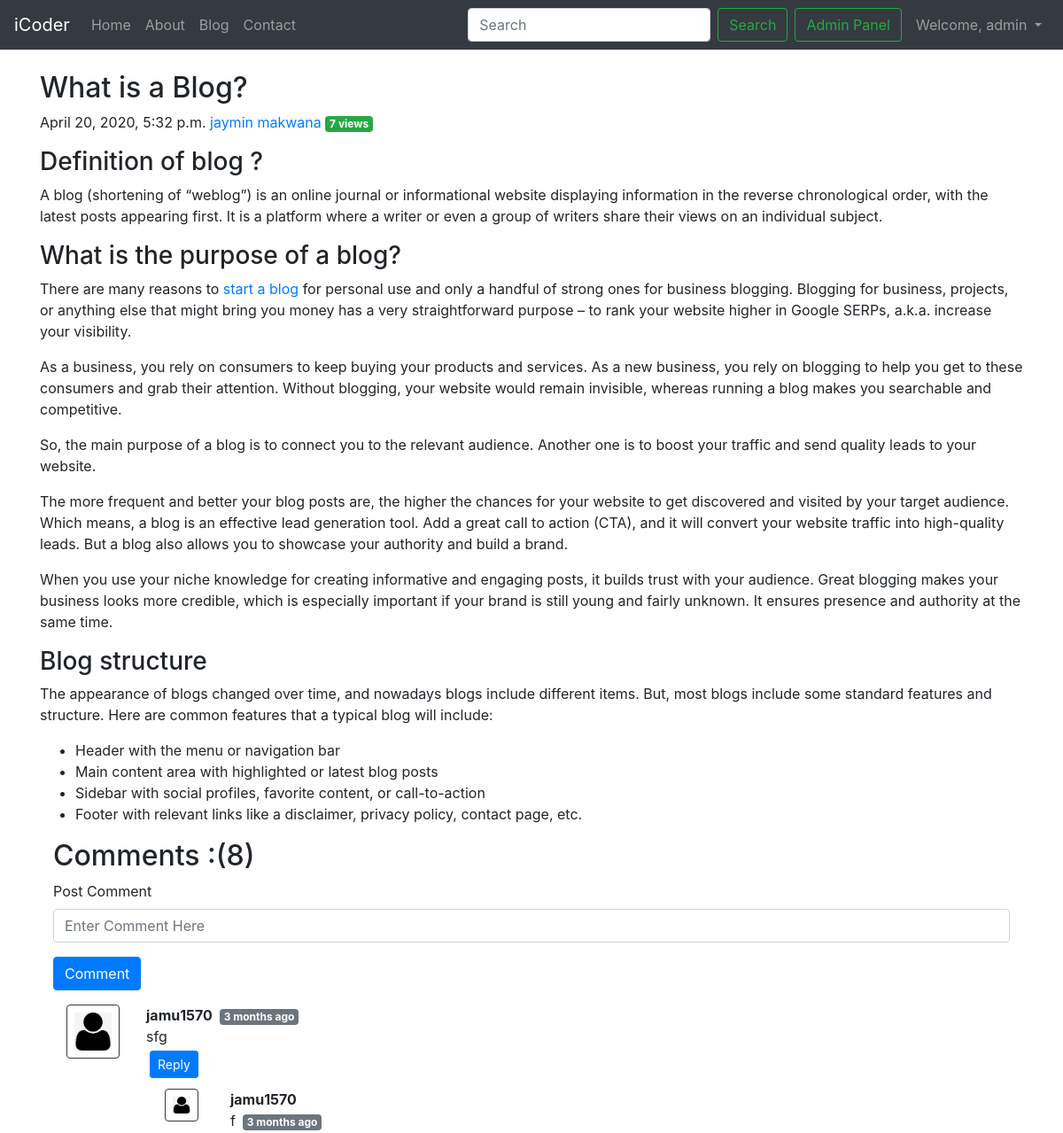
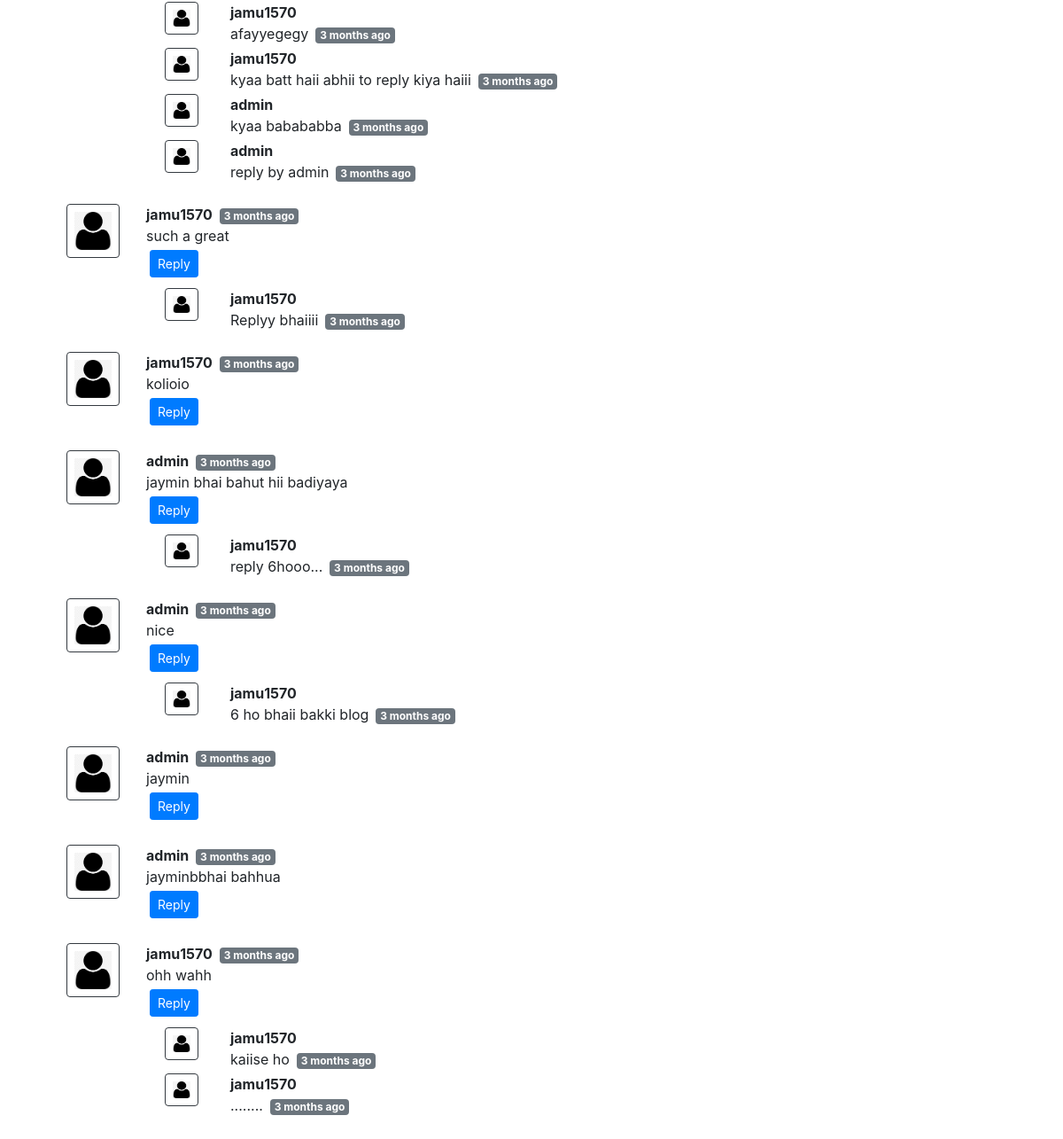
/blog/first-post/ (signed in), run on the app's committed database (2 pictures, top to bottom).
### blog/models.py (models this page shows, shortened)
class Post(models.Model):
    sno = models.AutoField(primary_key=True)
    title=models.CharField(max_length=255)
    content= models.TextField()
    author = models.CharField(max_length=50)
    views = models.IntegerField(default=0)
    slug = models.CharField(max_length=255)
    timeStamp = models.DateTimeField(blank=True)

class BlogComment(models.Model):
    sno=models.AutoField(primary_key=True)
    comment = models.TextField()
    user= models.ForeignKey(User,on_delete=models.CASCADE)
    post = models.ForeignKey(Post, on_delete=models.CASCADE)
    parent = models.ForeignKey('self', on_delete=models.CASCADE,null=True)
    timeStamp = models.DateTimeField(default=now)

### blog/views.py (the view)
# urls.py: path('<str:slug>/', views.blogPost,name="blogPost"),
def blogPost(request,slug):
    post = Post.objects.filter(slug=slug).first()
    post.views = post.views + 1
    post.save()
    comments = BlogComment.objects.filter(post=post,parent=None)
    replies = BlogComment.objects.filter(post=post).exclude(parent=None)
    replyDict={}
    for reply in replies:
        if reply.parent.sno not in replyDict.keys():
            replyDict[reply.parent.sno]=[reply]
        else:
            replyDict[reply.parent.sno].append(reply)
    context = {'post':post,'comments':comments,'user':request.user,'replyDict':replyDict}
    return render(request,'blog/blogPost.html',context)

### blog/templatetags/extras.py (called while the page is built)
@register.filter(name='get_val')
def get_val(dict,key):
    return dict.get(key)

### templates/blog/blogPost.html (shortened to what this page needs)
{% extends 'basic.html' %}
{% block body %}
{% load humanize %}
{% load extras %}
<div class="container my-4">
  <div class="blog-post">
    <h2 class="blog-post-title">{{post.title}}</h2>
    <p class="blog-post-meta">{{post.timeStamp}} <a href="/about">{{post.author}}</a> <span class="badge
          badge-success">{{post.views}} views</span></p>
    <p>{{post.content|safe}}</p>
  </div>
  <div class="container">
    <h2>Comments :({{comments.count}})</h2>
    <div class="my-2">
      {% if user.is_authenticated %}
      <form action="/blog/postcomment/" method="post">{% csrf_token %}
        <div class="form-group">
          <label for="exampleInputEmail1">Post Comment</label>
          <input type="text" class="form-control" name="comment"
            placeholder="Enter Comment Here" required>
        </div>
        <button type="submit" class="btn btn-primary">Comment</button>
      </form>
      {% else %}
      <div class="alert alert-danger" role="alert">
        please login to post a comment
      </div>
      {% endif %}
    </div>
    {% for comment in comments %}
    <div class="row my-3 mx-0">
      <div class="col-md-1"><img class="rounded mx-auto d-block w-100 p-2
          border border-dark" src="/static/img/user.png" alt="">
      </div>
      <div class="col-md-11"><b>{{comment.user.username}}</b><span class="badge
          badge-secondary mx-2">{{comment.timeStamp | naturaltime}}</span>
        <div>
          {{comment.comment}}
        </div>
        <div class="replay mx-0">
          {% if user.is_authenticated %}
          <button class="btn btn-sm btn-primary m-1" type="button"
            data-toggle="collapse"
            data-target="#replybox{{comment.sno}}" aria-expanded="false"
            aria-controls="replybox{{comment.sno}}">
            Reply
          </button>
          {% endif %}
          <div class="replies my-2">
            {% for reply in replyDict|get_val:comment.sno %}
            <div class="row my-1 mx-0">
              <div class="col-md-1"><img class="rounded mx-auto d-block w-75
                  p-2
                  border border-dark" src="/static/img/user.png" alt="">
              </div>
              <div class="col-md-11">
                <b>{{reply.user.username}}</b><br>
                {{reply.comment}}<span class="badge
                  badge-secondary mx-2">{{reply.timeStamp | naturaltime}}</span><br>
              </div>
            </div>
            {% endfor %}
          </div>
        </div>
      </div>
      {% endfor %}
    </div>
    {% endblock body %}

### templates/basic.html (shortened to what this page needs)
<!doctype html>
<html lang="en">
    <head>
        <link rel="stylesheet"
            href="https://maxcdn.bootstrapcdn.com/bootstrap/4.0.0/css/bootstrap.min.css"
>
    </head>
    <body>
        <nav class="navbar navbar-expand-lg navbar-dark bg-dark">
            <a class="navbar-brand" href="/">iCoder</a>
            <div class="collapse navbar-collapse" id="navbarSupportedContent">
                <ul class="navbar-nav mr-auto">
                    <li class="nav-item {% block homeactive %} {% endblock homeactive %}">
                        <a class="nav-link" href="/">Home <span class="sr-only">(current)</span></a>
                    </li>
                    <li class="nav-item {% block aboutactive %} {% endblock aboutactive %}">
                        <a class="nav-link" href="/about">About</a>
                    </li>
                    <li class="nav-item {% block blogactive %} {% endblock blogactive %}">
                        <a class="nav-link" href="/blog">Blog</a>
                    </li>
                    <li class="nav-item {% block contactactive %} {% endblock contactactive %}">
                        <a class="nav-link" href="/contact">Contact</a>
                    </li>
                </ul>
                <form method="get" action="/search" class="form-inline my-2
                    my-lg-0">
                    <input class="form-control mr-sm-2" type="search"
                        placeholder="Search" aria-label="Search" id="query"
                        name="query">
                    <button class="btn btn-outline-success my-2 my-sm-0"
                        type="submit">Search</button>
                </form>
                <a href="/admin" role="button" target="_blank" class="btn
                    btn-outline-success my-2 my-sm-0 mx-2"> Admin Panel</a>
            </div>
            {% if user.is_authenticated %}
                <ul class="navbar-nav mr-auto">
                <li class="nav-item dropdown">
        <a class="nav-link dropdown-toggle" href="#" id="navbarDropdown" role="button" data-toggle="dropdown" aria-haspopup="true" aria-expanded="false">
          Welcome, {{request.user}}
        </a>
      </li>
      </ul>
        {% endif %}
        </nav>
        {% block body %}
        {% endblock body %}
    </body>
</html>

### data on the page
Post: title "What is a Blog?", timeStamp "April 20, 2020, 5:32 p.m.", author "jaymin makwana", views "7", content "Definition of blog ? A blog (shortening of “weblog”) is an online journal or informational website displaying information in the reverse chronological order, with the latest posts appearing first. It is a platform where a writer or even a group of writers share their views on an individual subject. What is the purpose of a blog? There are many reasons to start a blog for personal use and only a handful of strong ones for business blogging. Blogging for business, projects, or anything else that might bring you money has a very straightforward purpose – to rank your website higher in Google SERPs, a.k.a. increase your visibility. As a business, you rely on consumers to keep buying your…"
BlogComment: user.username "jamu1570", timeStamp "3 months ago", comment "sfg"
BlogComment: user.username "jamu1570", comment "f", timeStamp "3 months ago"
BlogComment: user.username "jamu1570", comment "afayyegegy", timeStamp "3 months ago"
BlogComment: user.username "jamu1570", comment "kyaa batt haii abhii to reply kiya haiii", timeStamp "3 months ago"
BlogComment: user.username "admin", comment "kyaa babababba", timeStamp "3 months ago"
BlogComment: user.username "admin", comment "reply by admin", timeStamp "3 months ago"
BlogComment: user.username "jamu1570", timeStamp "3 months ago", comment "such a great"
BlogComment: user.username "jamu1570", comment "Replyy bhaiiii", timeStamp "3 months ago"
BlogComment: user.username "jamu1570", timeStamp "3 months ago", comment "kolioio"
BlogComment: user.username "admin", timeStamp "3 months ago", comment "jaymin bhai bahut hii badiyaya"
BlogComment: user.username "jamu1570", comment "reply 6hooo...", timeStamp "3 months ago"
BlogComment: user.username "admin", timeStamp "3 months ago", comment "nice"
BlogComment: user.username "jamu1570", comment "6 ho bhaii bakki blog", timeStamp "3 months ago"
BlogComment: user.username "admin", timeStamp "3 months ago", comment "jaymin"
BlogComment: user.username "admin", timeStamp "3 months ago", comment "jayminbbhai bahhua"
BlogComment: user.username "jamu1570", timeStamp "3 months ago", comment "ohh wahh"
BlogComment: user.username "jamu1570", comment "kaiise ho", timeStamp "3 months ago"
BlogComment: user.username "jamu1570", comment "........", timeStamp "3 months ago"

### other printed values
{{ request.user }} "admin"
{{ comments.count }} "8"
